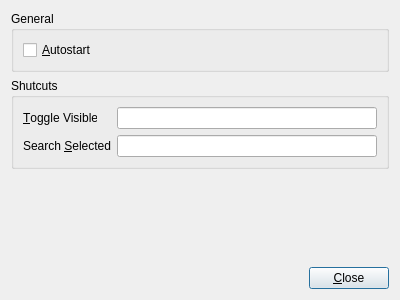
<?xml version="1.0" encoding="UTF-8"?>
<ui version="4.0">
 <class>SettingDialog</class>
 <widget class="QDialog" name="SettingDialog">
  <property name="geometry">
   <rect>
    <x>0</x>
    <y>0</y>
    <width>400</width>
    <height>300</height>
   </rect>
  </property>
  <property name="windowTitle">
   <string>Settings</string>
  </property>
  <layout class="QVBoxLayout" name="verticalLayout">
   <item>
    <widget class="QGroupBox" name="groupBox">
     <property name="title">
      <string>General</string>
     </property>
     <layout class="QVBoxLayout" name="verticalLayout_2">
      <item>
       <widget class="QCheckBox" name="autostartCheckBox">
        <property name="text">
         <string>&amp;Autostart</string>
        </property>
       </widget>
      </item>
     </layout>
    </widget>
   </item>
   <item>
    <widget class="QGroupBox" name="groupBox_2">
     <property name="title">
      <string>Shutcuts</string>
     </property>
     <layout class="QHBoxLayout" name="horizontalLayout_2">
      <item>
       <layout class="QFormLayout" name="formLayout">
        <property name="fieldGrowthPolicy">
         <enum>QFormLayout::AllNonFixedFieldsGrow</enum>
        </property>
        <item row="0" column="0">
         <widget class="QLabel" name="toggleVisibleLabel">
          <property name="text">
           <string>&amp;Toggle Visible</string>
          </property>
          <property name="buddy">
           <cstring>toggleVisibleShortcutEdit</cstring>
          </property>
         </widget>
        </item>
        <item row="0" column="1">
         <widget class="ShortcutEdit" name="toggleVisibleShortcutEdit"/>
        </item>
        <item row="1" column="0">
         <widget class="QLabel" name="searchSelectedLabel">
          <property name="text">
           <string>Search &amp;Selected</string>
          </property>
          <property name="buddy">
           <cstring>searchSelectedShortcutEdit</cstring>
          </property>
         </widget>
        </item>
        <item row="1" column="1">
         <widget class="ShortcutEdit" name="searchSelectedShortcutEdit"/>
        </item>
       </layout>
      </item>
     </layout>
    </widget>
   </item>
   <item>
    <spacer name="verticalSpacer">
     <property name="orientation">
      <enum>Qt::Vertical</enum>
     </property>
     <property name="sizeHint" stdset="0">
      <size>
       <width>20</width>
       <height>40</height>
      </size>
     </property>
    </spacer>
   </item>
   <item>
    <layout class="QHBoxLayout" name="horizontalLayout">
     <item>
      <spacer name="horizontalSpacer">
       <property name="orientation">
        <enum>Qt::Horizontal</enum>
       </property>
       <property name="sizeHint" stdset="0">
        <size>
         <width>40</width>
         <height>20</height>
        </size>
       </property>
      </spacer>
     </item>
     <item>
      <widget class="QPushButton" name="closeButton">
       <property name="text">
        <string>&amp;Close</string>
       </property>
      </widget>
     </item>
    </layout>
   </item>
  </layout>
 </widget>
 <customwidgets>
  <customwidget>
   <class>ShortcutEdit</class>
   <extends>QLineEdit</extends>
   <header>shortcutedit.h</header>
  </customwidget>
 </customwidgets>
 <resources/>
 <connections/>
</ui>
